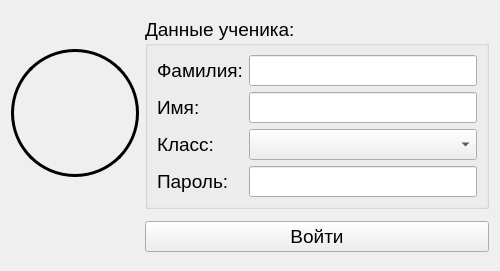
<?xml version="1.0" encoding="UTF-8"?>
<ui version="4.0">
 <class>loginForm</class>
 <widget class="QWidget" name="loginForm">
  <property name="geometry">
   <rect>
    <x>0</x>
    <y>0</y>
    <width>500</width>
    <height>271</height>
   </rect>
  </property>
  <property name="sizePolicy">
   <sizepolicy hsizetype="Fixed" vsizetype="Fixed">
    <horstretch>0</horstretch>
    <verstretch>0</verstretch>
   </sizepolicy>
  </property>
  <property name="maximumSize">
   <size>
    <width>500</width>
    <height>271</height>
   </size>
  </property>
  <property name="font">
   <font>
    <pointsize>14</pointsize>
   </font>
  </property>
  <property name="windowTitle">
   <string>Авторизация</string>
  </property>
  <property name="windowIcon">
   <iconset resource="../../main.qrc">
    <normaloff>:/images/static/images/main.png</normaloff>:/images/static/images/main.png</iconset>
  </property>
  <layout class="QGridLayout" name="gridLayout">
   <item row="0" column="0">
    <widget class="QFrame" name="frame">
     <property name="sizePolicy">
      <sizepolicy hsizetype="Minimum" vsizetype="Minimum">
       <horstretch>0</horstretch>
       <verstretch>0</verstretch>
      </sizepolicy>
     </property>
     <property name="minimumSize">
      <size>
       <width>128</width>
       <height>128</height>
      </size>
     </property>
     <property name="maximumSize">
      <size>
       <width>128</width>
       <height>128</height>
      </size>
     </property>
     <property name="styleSheet">
      <string notr="true">border-image: url(:/images/static/images/avatar.png)  0 0 0 0 stretch stretch;
border: 3px solid black;
border-radius:  64</string>
     </property>
     <property name="frameShape">
      <enum>QFrame::StyledPanel</enum>
     </property>
     <property name="frameShadow">
      <enum>QFrame::Plain</enum>
     </property>
    </widget>
   </item>
   <item row="0" column="1">
    <widget class="QGroupBox" name="groupBox">
     <property name="minimumSize">
      <size>
       <width>300</width>
       <height>0</height>
      </size>
     </property>
     <property name="title">
      <string>Данные ученика:</string>
     </property>
     <layout class="QFormLayout" name="formLayout_2">
      <item row="0" column="0">
       <widget class="QLabel" name="labelSurname">
        <property name="text">
         <string>Фамилия:</string>
        </property>
       </widget>
      </item>
      <item row="0" column="1">
       <widget class="QLineEdit" name="lineEditSurname">
        <property name="enabled">
         <bool>true</bool>
        </property>
        <property name="text">
         <string/>
        </property>
       </widget>
      </item>
      <item row="1" column="0">
       <widget class="QLabel" name="labelName">
        <property name="text">
         <string>Имя:</string>
        </property>
       </widget>
      </item>
      <item row="1" column="1">
       <widget class="QLineEdit" name="lineEditName">
        <property name="enabled">
         <bool>true</bool>
        </property>
        <property name="sizePolicy">
         <sizepolicy hsizetype="Expanding" vsizetype="Fixed">
          <horstretch>0</horstretch>
          <verstretch>0</verstretch>
         </sizepolicy>
        </property>
        <property name="font">
         <font>
          <pointsize>14</pointsize>
         </font>
        </property>
        <property name="text">
         <string/>
        </property>
       </widget>
      </item>
      <item row="2" column="0">
       <widget class="QLabel" name="labelClass">
        <property name="text">
         <string>Класс:</string>
        </property>
       </widget>
      </item>
      <item row="2" column="1">
       <widget class="QComboBox" name="comboBoxClass">
        <property name="currentText">
         <string/>
        </property>
       </widget>
      </item>
      <item row="3" column="0">
       <widget class="QLabel" name="labelPassword">
        <property name="text">
         <string>Пароль:</string>
        </property>
       </widget>
      </item>
      <item row="3" column="1">
       <widget class="QLineEdit" name="lineEditPassword">
        <property name="enabled">
         <bool>true</bool>
        </property>
        <property name="text">
         <string/>
        </property>
       </widget>
      </item>
     </layout>
    </widget>
   </item>
   <item row="1" column="1">
    <widget class="QPushButton" name="loginButton">
     <property name="text">
      <string>Войти</string>
     </property>
    </widget>
   </item>
  </layout>
 </widget>
 <resources>
  <include location="../../main.qrc"/>
 </resources>
 <connections/>
</ui>
